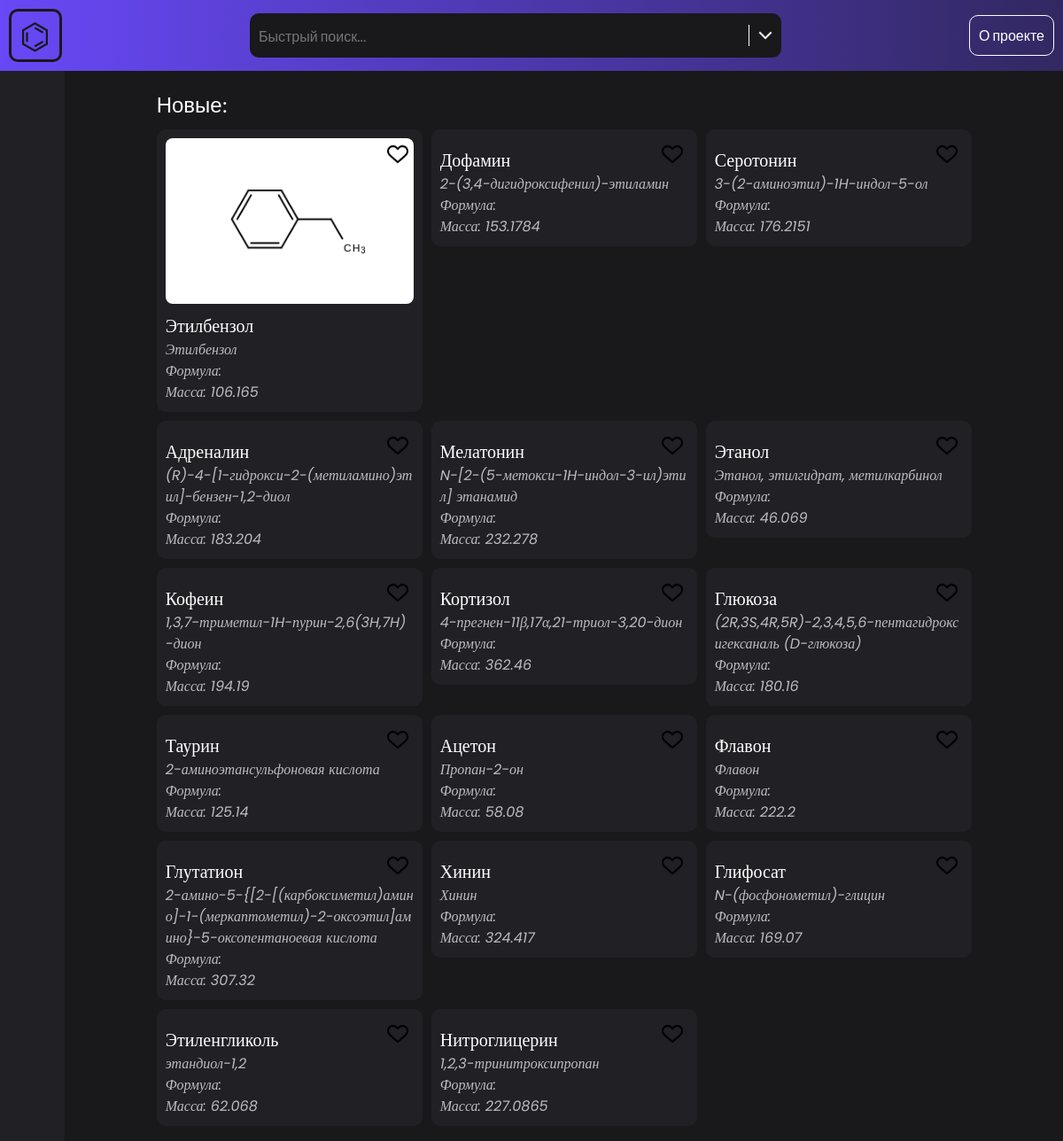
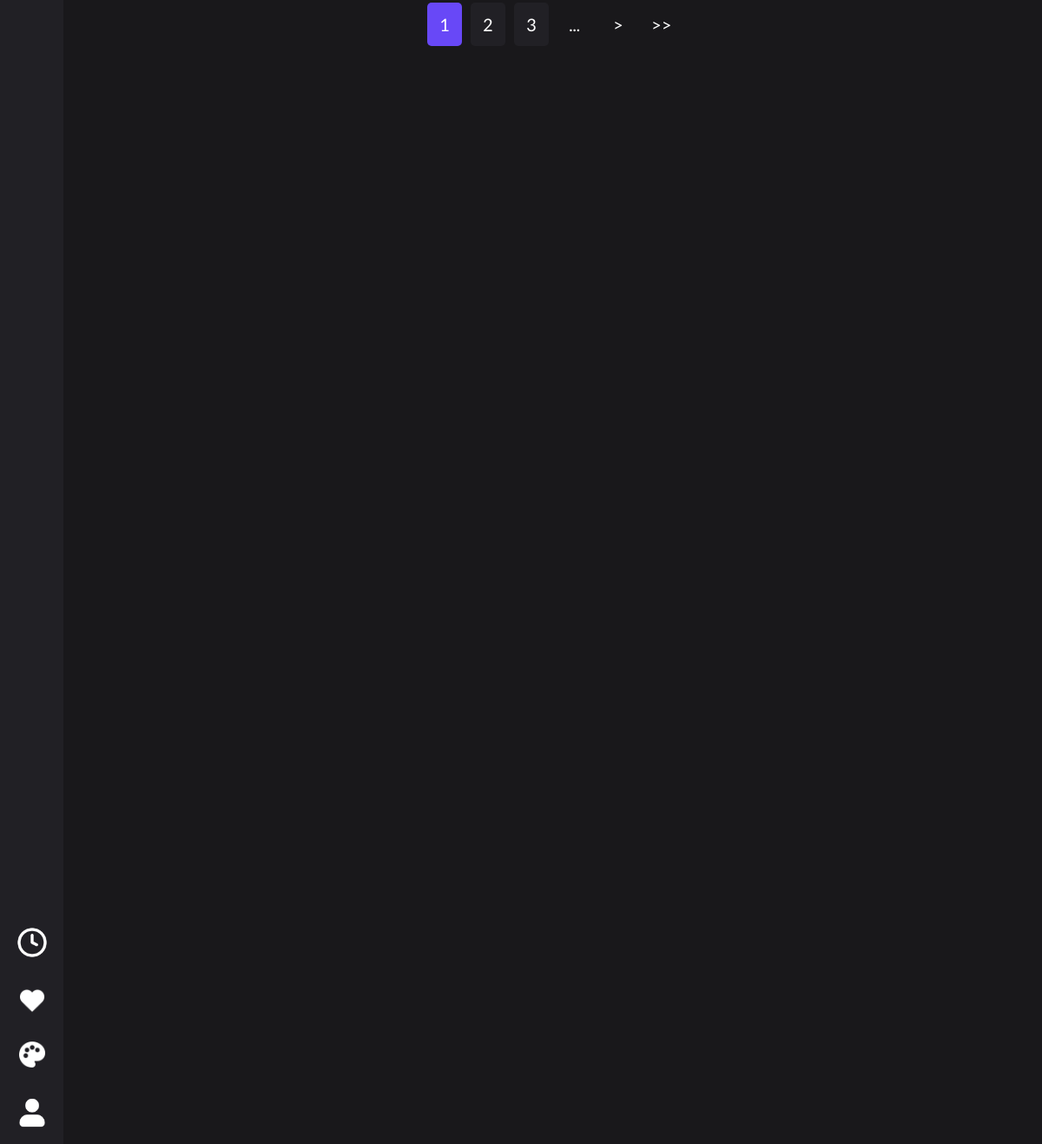
The page / on the database its author committed (2 pictures, top to bottom).
### tables this page shows
CREATE TABLE substances (
    id INTEGER PRIMARY KEY AUTOINCREMENT,
    name TEXT NOT NULL,
    other_names JSON,
    name_iupac TEXT NOT NULL,
    bruto_formula TEXT NOT NULL,
    mass FLOAT NOT NULL,
    characteristics JSON,
    description TEXT,
    sources JSON,
    author_id INTEGER,
    created_datatime TEXT,
    updated_datatime TEXT,
    admin_confirmed BOOLEAN
);

### app.py (the view)
@app.route("/")
def get_index():
    substances = db_get_substances("SELECT * FROM substances WHERE admin_confirmed LIMIT 20")
    return render_template(
        "index.html",
        recent_substances=substances,
        view_substances=substances,
        liked_substances=get_likes(False),
        view_substances_pages_count=10,
    )

### app.py (called while the page is built)
def get_db():
    return sq.connect("base.db", check_same_thread=False)

def db_execute(query, args=()):
    conn = get_db()
    conn.row_factory = sq.Row
    cur = conn.cursor()
    cur.execute(query, args)
    conn.commit()
    return cur

def ses():
    return session.get("logged", False)

def get_likes(t):
    if t:
        if not ses():
            return []
        user_email = session.get("email")
        cur = db_execute("SELECT likes FROM users WHERE email = ?", (user_email,))
        result = cur.fetchone()
        return json.loads(result["likes"]) if result else []
    else:
        likes_ids = get_likes(True)
        sql = "SELECT * FROM substances WHERE id IN ({seq})".format(
            seq=','.join(['?']*len(likes_ids))
        ) if likes_ids else "SELECT * FROM substances WHERE 1=0"
        substances = db_get_substances(sql, likes_ids)
        return substances

def db_get_substances(sql, params=()):
    cur = db_execute(sql, params)
    return [
        {
            **dict(substance),
            "other_names": json.loads(substance["other_names"]),
            "characteristics": json.loads(substance["characteristics"]),
            "sources": json.loads(substance["sources"]),
            "type": "substance",
            "liked": "true" if str(substance["id"]) in get_likes(True) else "false"
        }
        for substance in cur.fetchall()
    ]

@app.template_filter("regex_replace")
def regex_replace(s, find, replace):
    return re.sub(find, replace, s)

@app.context_processor
def global_variables():
    return {
        "APP_NAME": "Amen",
        "IsMobile": re.search(
            "(Mobile|Android|iPhone|iPad|iPod|BlackBerry|Windows Phone|Opera Mini)",
            request.headers.get("User-Agent"),
        ),
        "THEME": "default",
        "THEME_TYPE": "dark",
    }

### templates/index.html
{% from 'other/tools.html' import process_cards, pages_row %}
{% extends 'layouts/main.html' %}
{% block content %}
{% if view_substances is defined %}
<div class="cards-category">
  <p class="cards-category-header">Новые:</p>
  {{ process_cards(view_substances) }}
  {{ pages_row(view_substances_pages_count) }}
</div>
{% endif %} {% endblock %}

### templates/other/tools.html (shortened to what this page needs)
{% macro process_cards(items) %}
<div class="tool-cards">
  {% for item in items %}
  <div
    class="tool-cards-item"
    data-id="{{ item.id }}"
    data-name="{{ item.name }}"
    data-name-iupac="{{ item.name_iupac }}"
    data-type="{{ item.type }}"
    data-liked="{{ item.liked }}"
  >
    <img
      src="{{ url_for('static', filename='db/structures/' ~ item.id ~ '.png') }}"
      alt=""
      class="tool-cards-item-image"
    />
    <p class="tool-cards-item-name">{{ item.name }}</p>
    <p class="tool-cards-item-extra">{{ item.name_iupac }}</p>
    <p class="tool-cards-item-extra">Формула: {{ item.formula }}</p>
    <p class="tool-cards-item-extra">Масса: {{ item.mass }}</p>
    <img
      src="{{ url_for('static', filename='images/ui/' + ('heart-red.png' if item.liked == 'true' else 'heart-empty.png')) }}"
      alt=""
      class="tool-cards-item-like"
    />
  </div>
  {% endfor %}
</div>
{% endmacro %}
{% macro pages_row(pages_count) %}
<div class="tool-pages-row">
  {% set current_page = (request.args.get("p")|int if request.args.get("p")|int
  > 0 else 1) %}
  {% set url_params = request.query_string.decode()|regex_replace("[?&]*p=([^&#=]*)[&]*", "") %}
  {% set url = request.path ~ "?" ~ ("p=" if url_params == "" else url_params ~
  "&p=") %}
  {% for n in range( current_page - 2 if current_page - 2 > 0 else 1,
  current_page + 3 if current_page + 2 < pages_count else pages_count + 1 ) %}
  {% if n == current_page %}
  <div class="tool-pages-row-item-empty tool-pages-row-item active">
    {{ n }}
  </div>
  {% else %}
  <a href="{{ url ~ n }}" class="tool-pages-row-item-empty tool-pages-row-item"
    >{{ n }}</a
  >
  {% endif %} {% endfor %} {% if current_page + 2 < pages_count %}
  <div class="tool-pages-row-item-empty">...</div>
  {% endif %} {% if current_page != pages_count %}
  <a href="{{ url ~ (current_page + 1) }}" class="tool-pages-row-item-empty"
    >></a
  >
  {% if current_page + 2 < pages_count %}
  <a href="{{ url ~ pages_count }}" class="tool-pages-row-item-empty">>></a>
  {% endif %} {% endif %}
</div>
{% endmacro %}

### static/css/main.css (style rules this page uses)
.root { font-family: "Lato", sans-serif; background: var(--color-sec-); }
.cards-category { width: 100%; margin: 0 0 20px 0; display: flex; flex-direction: column; align-items: center; }
.cards-category-header { width: 100%; font-size: 24px; color: var(--color-sec); margin: 0 0 10px 0; }
.tool-cards { width: 100%; display: grid; grid-template-columns: repeat(auto-fit, 300px); grid-auto-rows: max-content; gap: 10px; }
.tool-cards-item { cursor: pointer; font-family: "Poppins", serif; position: relative; padding: 10px; height: max-content; width: 300px; display: flex; flex-direction: column; background: var(--color-extra); border-radius: 10px; }
.tool-cards-item-name, .tool-cards-item-extra { word-break: break-all; cursor: text; user-select: text; color: var(--color-sec); }
.tool-cards-item-name { font-size: 20px; }
.tool-cards-item-extra { font-style: italic; opacity: 0.7; }
.tool-cards-item-image { height: auto; width: 280px; border-radius: 8px; margin: 0 0 10px 0; }
.tool-cards-item-like { position: absolute; top: 16px; right: 16px; height: 24px; width: 24px; }
.tool-pages-row { height: 50px; margin: 20px 0 0 0; display: flex; align-items: center; }
.tool-pages-row-item-empty { font-size: 20px; color: var(--color-sec); height: 50px; width: 40px; margin: 0 5px; display: flex; align-items: center; justify-content: center; }
.tool-pages-row-item { background: var(--color-extra); border-radius: 5px; }
.tool-pages-row-item.active { cursor: default; background: var(--color-primary); border: none; }

### static/themes/default-dark.css (style rules this page uses)
:root { --color-primary: #6848f7; --color-primary-: #322861; --color-sec: #fff; --color-sec-: #19181b; --color-extra: #212025; --transition: 0.3s; --transition-fast: 0.2s; }

### rows shown on the page
substances: name "Этилбензол", name_iupac "Этилбензол", mass "106.165"
substances: name "Дофамин", name_iupac "2-(3,4-дигидроксифенил)-этиламин", mass "153.1784"
substances: name "Серотонин", name_iupac "3-(2-аминоэтил)-1H-индол-5-ол", mass "176.2151"
substances: name "Адреналин", name_iupac "(R)-4-[1-гидрокси-2-(метиламино)этил]-бензен-1,2-диол", mass "183.204"
substances: name "Мелатонин", name_iupac "N-[2-(5-метокси-1H-индол-3-ил)этил] этанамид", mass "232.278"
substances: name "Этанол", name_iupac "Этанол, этилгидрат, метилкарбинол", mass "46.069"
substances: name "Кофеин", name_iupac "1,3,7-триметил-1H-пурин-2,6(3H,7H)-дион", mass "194.19"
substances: name "Кортизол", name_iupac "4-прегнен-11β,17α,21-триол-3,20-дион", mass "362.46"
substances: name "Глюкоза", name_iupac "(2R,3S,4R,5R)-2,3,4,5,6-пентагидроксигексаналь (D-глюкоза)", mass "180.16"
substances: name "Таурин", name_iupac "2-аминоэтансульфоновая кислота", mass "125.14"
substances: name "Ацетон", name_iupac "Пропан-2-он", mass "58.08"
substances: name "Флавон", name_iupac "Флавон", mass "222.2"
substances: name "Глутатион", name_iupac "2-амино-5-{[2-[(карбоксиметил)амино]-1-(меркаптометил)-2-оксоэтил]амино}-5-оксопентаноевая кислота", mass "307.32"
substances: name "Хинин", name_iupac "Хинин", mass "324.417"
substances: name "Глифосат", name_iupac "N-(фосфонометил)-глицин", mass "169.07"
substances: name "Этиленгликоль", name_iupac "этандиол-1,2", mass "62.068"
substances: name "Нитроглицерин", name_iupac "1,2,3-тринитроксипропан", mass "227.0865"

### other values the page prints
{{ n }} "1"
{{ n }} "2" "3"
